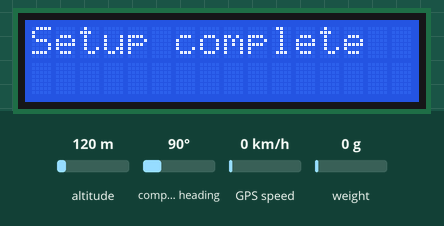
Simulated run of this sketch. Board: ESP32. On the bench: 16×2 character LCD. The test bench sets the inputs (shaded band); at power-on: weight on the scale 0 g, altitude 120 m, compass heading 90°, GPS speed 0 km/h. Storage starts empty; the GPS gets a fix after 3 s at 37.7749, -122.4194 with 8 satellites; what the sketch prints to the serial monitor is not drawn.

Above: at 1.2 s.
At 4.3 s:
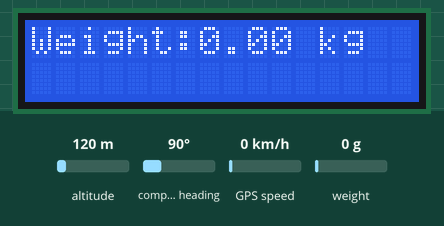
4.4 s: weight on the scale set to 100 g
At 7.1 s:
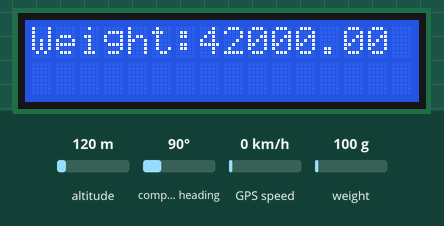
7.6 s: weight on the scale set to 1250 g
At 8.7 s:
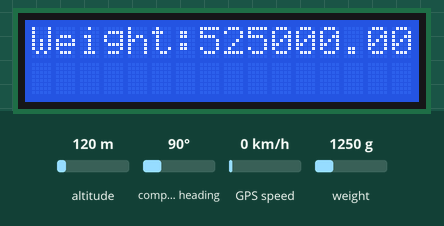
9.7 s: weight on the scale set to 100 g
At 61.8 s:
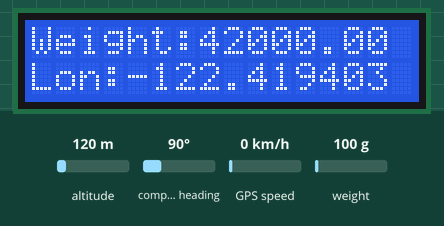
Timing chart, 0 to 62.6 s (numbered marks = the images above; inputs shaded):
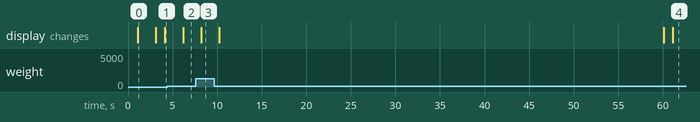

The sketch:

sketch_may10a_copy_20250529224044.ino
```cpp
#include <Wire.h>
#include <LiquidCrystal_I2C.h>
#include <TinyGPS++.h>
#include <HX711.h>
#include <SPI.h>
#include <SD.h>

// Initialize LCD (I2C address 0x27, 16 columns, 2 rows)
LiquidCrystal_I2C lcd(0x27, 16, 2);

// GPS setup
TinyGPSPlus gps;
HardwareSerial gpsSerial(1); // Use UART1
#define GPS_RX 20
#define GPS_TX 21

// HX711 setup
#define HX711_DT 2
#define HX711_SCK 3
HX711 scale;

// SD card setup
#define SD_CS 7

// Timing
unsigned long previousMillis = 0;
const long interval = 60000; // 1 minute

void setup() {
  // Initialize Serial for debugging
  Serial.begin(115200);

  // Initialize LCD
  lcd.begin(16, 2);
  lcd.backlight();
  lcd.print("Initializing...");

  // Initialize GPS Serial
gpsSerial.begin(9600, SERIAL_8N1, GPS_RX, GPS_TX);

  // Initialize HX711
  scale.begin(HX711_DT, HX711_SCK);
  scale.set_scale(); // Set your scale factor
  scale.tare();      // Reset the scale to 0

  // Initialize SD card
  if (!SD.begin(SD_CS)) {
    lcd.clear();
    lcd.print("SD init failed!");
    while (1);
  }

  lcd.clear();
  lcd.print("Setup complete");
  delay(2000);
  lcd.clear();
}

void loop() {
  // Read GPS data
  while (gpsSerial.available() > 0) {
    gps.encode(gpsSerial.read());
  }

  // Display GPS data every interval
  unsigned long currentMillis = millis();
  if (currentMillis - previousMillis >= interval) {
    previousMillis = currentMillis;

    if (gps.location.isValid()) {
      float latitude = gps.location.lat();
      float longitude = gps.location.lng();

      // Display on LCD
      lcd.clear();
      lcd.setCursor(0, 0);
      lcd.print("Lat:");
      lcd.print(latitude, 6);
      lcd.setCursor(0, 1);
      lcd.print("Lon:");
      lcd.print(longitude, 6);

      // Save to SD card
      File dataFile = SD.open("gps_data.csv", FILE_APPEND);
      if (dataFile) {
        dataFile.print(latitude, 6);
        dataFile.print(",");
        dataFile.println(longitude, 6);
        dataFile.close();
      } else {
        Serial.println("Error opening gps_data.csv");
      }
    } else {
      lcd.clear();
      lcd.print("GPS not valid");
    }
  }

  // Read weight
  if (scale.is_ready()) {
    float weight = scale.get_units(10);

    // Display weight on LCD
    lcd.setCursor(0, 0);
    lcd.print("Weight:");
    lcd.print(weight, 2);
    lcd.print(" kg");

    // Send weight to Serial (for mobile app)
    Serial.print("Weight: ");
    Serial.print(weight, 2);
    Serial.println(" kg");
  } else {
    lcd.setCursor(0, 0);
    lcd.print("Scale not ready");
  }

  delay(1000);
}
```

Measured:
- after the input at 4.4 s, the display: changes after 1.8 s (image 2)
- after the input at 7.6 s, the display: changes after 0.61 s (image 3)
- after the input at 9.7 s, the display: first changes after 0.54 s (image 4 shows a later state)
- what the display in image 0 shows lasts 2.0 s, from 1.1 s to 3.1 s
